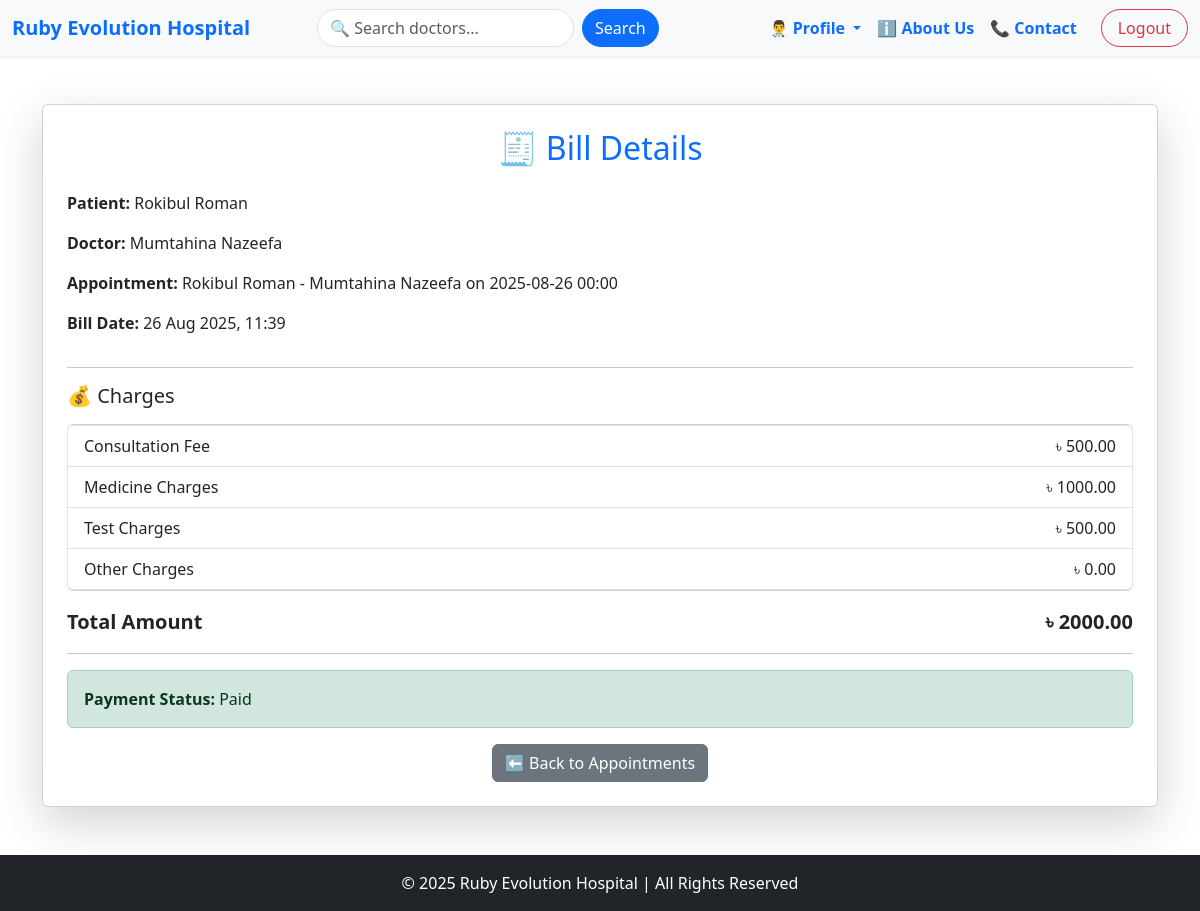
Page /appointment/BillsDetail/7 (signed in) on the committed database.
### appointment/models.py (models this page shows, shortened)
class Billing(models.Model):
    PAYMENT_STATUS = [
        ('Paid', 'Paid'),
        ('Unpaid', 'Unpaid'),
        ('Pending', 'Pending'),
    ]
    patient = models.ForeignKey(PatientProfile, on_delete=models.CASCADE)
    doctor = models.ForeignKey(DoctorProfile, on_delete=models.SET_NULL, null=True, blank=True)
    appointment = models.OneToOneField(Appointment, on_delete=models.CASCADE, null=True, blank=True)
    billDate = models.DateTimeField(auto_now_add=True)
    consultationFee = models.DecimalField(max_digits=8, decimal_places=2, default=0.00)
    medicineCharges = models.DecimalField(max_digits=10, decimal_places=2, default=0.00)
    testCharges = models.DecimalField(max_digits=10, decimal_places=2, default=0.00)
    otherCharges = models.DecimalField(max_digits=10, decimal_places=2, default=0.00)
    totalAmount = models.DecimalField(max_digits=12, decimal_places=2, default=0.00)
    paymentStatus = models.CharField(max_length=20, choices=PAYMENT_STATUS, default='Pending')

class Appointment(models.Model):
    STATUS_CHOICES = [
        ('Pending', 'Pending'),
        ('Confirmed', 'Confirmed'),
        ('Completed', 'Completed'),
        ('Cancelled', 'Cancelled'),
    ]
    patient = models.ForeignKey(PatientProfile, on_delete=models.CASCADE)
    doctor = models.ForeignKey(DoctorProfile, on_delete=models.CASCADE)
    appointment_date = models.DateTimeField()
    status = models.CharField(max_length=20, choices=STATUS_CHOICES, default='Pending')
    notes = models.TextField(null=True, blank=True)
    created_at = models.DateTimeField(auto_now_add=True)
    def __str__(self):
        return f"{self.patient.user.get_full_name()} - {self.doctor.user.get_full_name()} on {self.appointment_date.strftime('%Y-%m-%d %H:%M')}"

### accounts/models.py (models this page shows, shortened)
class PatientProfile(models.Model):
    BLOOD_GROUP_CHOICES = [
        ('A+', 'A+'), ('A-', 'A-'),
        ('B+', 'B+'), ('B-', 'B-'),
        ('O+', 'O+'), ('O-', 'O-'),
        ('AB+', 'AB+'), ('AB-', 'AB-'),
    ]
    STATUS_CHOICES = [
        ('Outpatient', 'Outpatient'),
        ('Inpatient', 'Inpatient'),
        ('Discharged', 'Discharged'),
    ]
    GENDER_CHOICES = [
        ('Male', 'Male'),
        ('Female', 'Female'),
        ('Other', 'Other'),
    ]
    user = models.OneToOneField(CustomUser, on_delete=models.CASCADE)
    profile_picture = models.ImageField(upload_to='patient_profiles/', null=True, blank=True)
    date_of_birth = models.DateField(null=True, blank=True)
    gender = models.CharField(max_length=10, choices=GENDER_CHOICES, null=True, blank=True)
    contact_number = models.CharField(max_length=15, null=True, blank=True)
    address = models.TextField(null=True, blank=True)
    blood_group = models.CharField(max_length=3, choices=BLOOD_GROUP_CHOICES, null=True, blank=True)
    allergies = models.TextField(null=True, blank=True)
    emergency_contact_number = models.CharField(max_length=15, null=True, blank=True)
    status = models.CharField(max_length=20, choices=STATUS_CHOICES, default='Outpatient')

class CustomUser(AbstractUser):
    ROLE_CHOICES = (
        ('admin', 'Admin'),
        ('doctor', 'Doctor'),
        ('patient', 'Patient'),
        ('staff', 'Staff'),
    )
    CURRENT_STATUS = [
        ('apporved','Approved'),
        ('panding','Panding'),
        ('cancel','Cancel'),
    ]
    first_name = models.CharField(max_length=50,null=True)
    last_name = models.CharField(max_length=50,null=True)
    role = models.CharField(choices=ROLE_CHOICES, max_length=50,null=True, blank=True)
    current_status = models.CharField(choices=CURRENT_STATUS, max_length=50,default='panding')

class DoctorProfile(models.Model):
    DEPARTMENT_CHOICES = [
        ('Cardiology', 'Cardiology'),
        ('Neurology', 'Neurology'),
        ('Orthopedics', 'Orthopedics'),
        ('Pediatrics', 'Pediatrics'),
        ('General', 'General'),
        ('Dermatology', 'Dermatology'),
        ('Gynecology', 'Gynecology'),
    ]
    user = models.OneToOneField(CustomUser, on_delete=models.CASCADE,related_name='doctor')
    profile_picture = models.ImageField(upload_to='doctor_profiles/', null=True, blank=True)
    contact_number = models.CharField(max_length=15, null=True, blank=True)
    department = models.CharField(max_length=50, choices=DEPARTMENT_CHOICES, default='General')
    specialization = models.CharField(max_length=100, null=True, blank=True)
    qualification = models.CharField(max_length=200, null=True, blank=True)
    bio = models.TextField(null=True,blank=True)
    experience = models.PositiveIntegerField(default=0)
    consultation_fee = models.DecimalField(max_digits=8, decimal_places=2, default=0.00)
    availability_status = models.BooleanField(default=True)

### appointment/views.py (the view)
# urls.py: path("BillsDetail/<int:pk>", BillsDetail.as_view(), name="BillsDetail"),
class BillsDetail(LoginRequiredMixin,DetailView):
    model = Billing
    template_name='bills/billDetails.html'

### appointment/templates/bills/billDetails.html
{% extends "base.html" %}
{% load static %}
{% block content %}
<div class="container mt-5">
    <div class="card shadow-lg p-4">
        <h2 class="text-center text-primary mb-4">🧾 Bill Details</h2>
        <div class="mb-3">
            <strong>Patient:</strong> {{ object.patient.user.get_full_name }}
        </div>
        <div class="mb-3">
            <strong>Doctor:</strong> {{ object.doctor.user.get_full_name }}
        </div>
        <div class="mb-3">
            <strong>Appointment:</strong> {{ object.appointment }}
        </div>
        <div class="mb-3">
            <strong>Bill Date:</strong> {{ object.billDate|date:"d M Y, H:i" }}
        </div>
        <hr>
        <h5 class="mb-3">💰 Charges</h5>
        <ul class="list-group mb-3">
            <li class="list-group-item d-flex justify-content-between">
                <span>Consultation Fee</span>
                <span>৳ {{ object.consultationFee }}</span>
            </li>
            <li class="list-group-item d-flex justify-content-between">
                <span>Medicine Charges</span>
                <span>৳ {{ object.medicineCharges }}</span>
            </li>
            <li class="list-group-item d-flex justify-content-between">
                <span>Test Charges</span>
                <span>৳ {{ object.testCharges }}</span>
            </li>
            <li class="list-group-item d-flex justify-content-between">
                <span>Other Charges</span>
                <span>৳ {{ object.otherCharges }}</span>
            </li>
        </ul>
        <div class="d-flex justify-content-between fw-bold fs-5">
            <span>Total Amount</span>
            <span>৳ {{ object.totalAmount }}</span>
        </div>
        <hr>
        <div class="alert
            {% if object.paymentStatus == 'Paid' %} alert-success
            {% elif object.paymentStatus == 'Pending' %} alert-warning
            {% else %} alert-danger {% endif %}">
            <strong>Payment Status:</strong> {{ object.paymentStatus }}
        </div>
        <div class="text-center">
            {% if request.user.role != 'admin' %}
            <a href="{% url 'AppointmentListView' %}" class="btn btn-secondary">⬅ Back to Appointments</a>
            {% endif %}
        </div>
    </div>
</div>
{% endblock %}

### rows in the picture
Billing: patient.user.get_full_name "Rokibul Roman", doctor.user.get_full_name "Mumtahina Nazeefa", appointment "Rokibul Roman - Mumtahina Nazeefa on 2025-08-26 00:00", billDate "26 Aug 2025, 11:39", consultationFee "500.00", medicineCharges "1000.00", testCharges "500.00", otherCharges "0.00", totalAmount "2000.00", paymentStatus "Paid"
